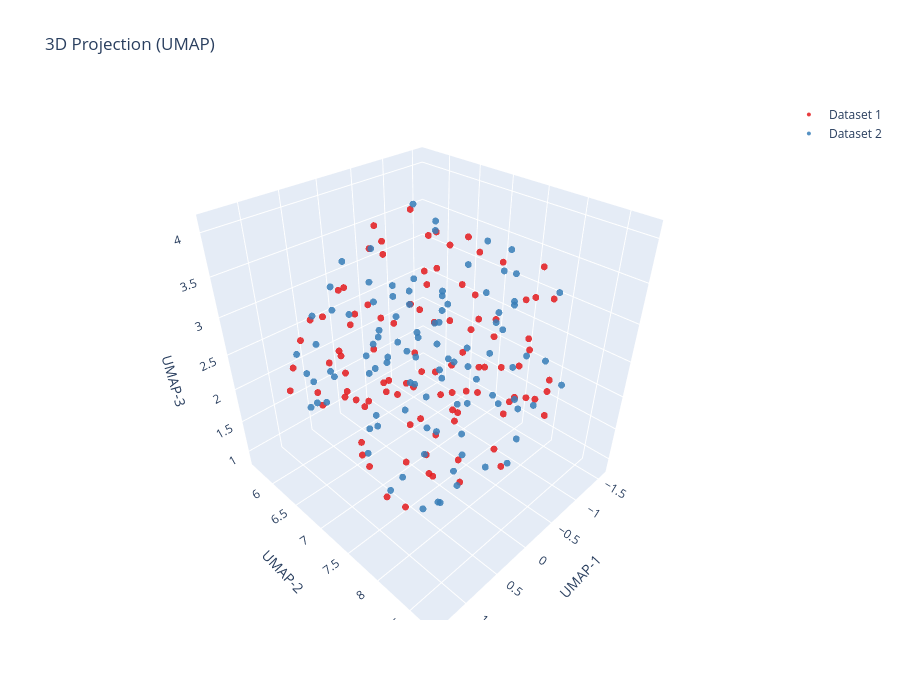

This figure's notebook cell:
### Markdown cell above
# Three-dimensional Plotting

### Code cell
plot_3d([vectors_1, vectors_2], method="umap")
